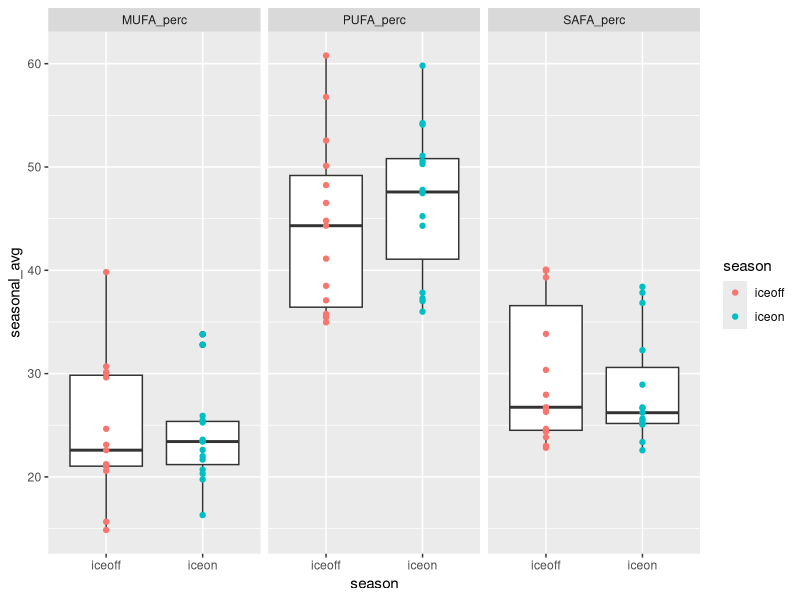
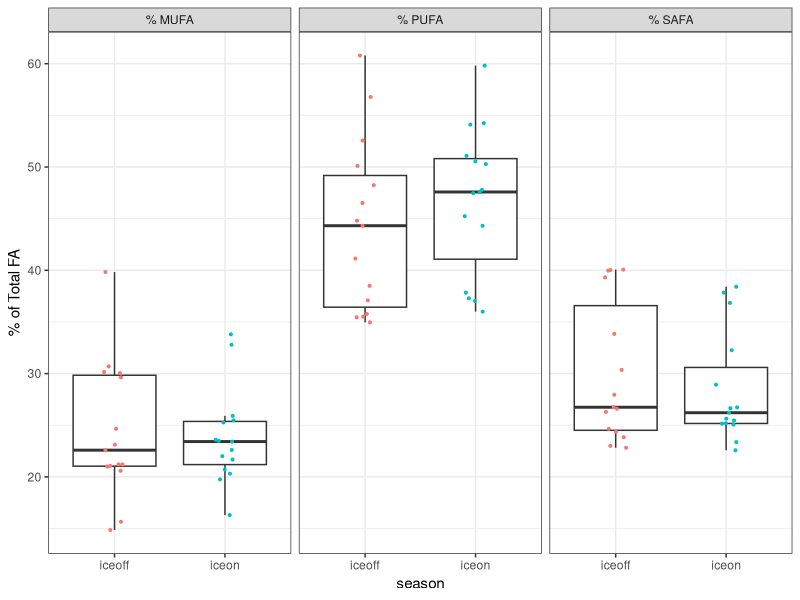

The R source for these figures, in order:
# Script to look at fatty acids profile under ice vs summer stratification
# uses Hampton et al. ecology under lake ice dataset (ecology letters)
# and Galloway et al PLoS one paper fatty acid dataset

# ----> removes "other" phyto and finds new proportions

#libraries
library(dplyr)
library(reshape2)
library(tidyr)
library(ggplot2)

#===========================================================================
# ----> read in ecology under lake ice dataset and FA dataset
#===========================================================================

euli_orig <- read.csv("../Data/under_ice_data.csv", stringsAsFactors = FALSE)

fa_orig <- read.csv("../Data/PLoS_supp/S1_Dataset.csv", stringsAsFactors = FALSE)

#===========================================================================
# ----> wrangle ice phyto data
#===========================================================================

euli <- euli_orig %>% 
  #keep only columns of potential interest
  select(year, season, researcher, lakename, stationname, poolstation, lakeregloc, lakecountry,
         startday, startmonth, startyear, endday, endmonth, endyear,
         iceduration, fadata, avesecchidepth, avechla, 
         phytomethod, avephytomass, avephytocount,
         propchloro, propcrypto, propcyano, propdiatom, propdiatom, propotherphyto) %>% 
  #only interested when *not* all NA for phyto props
  filter(!(is.na(propchloro) & is.na(propcrypto) & is.na(propcyano) & 
           is.na(propdiatom) & is.na(propdiatom) & is.na(propotherphyto)))

#some lakes have multiple stations within lake
euli %>% 
  group_by(lakename) %>% 
  summarize(n = n_distinct(stationname)) %>% 
  filter(n > 1) %>% 
  as.data.frame()
#               lakename n
# 1 Blackstrap Reservoir 2
# 2     Lake Diefenbaker 3

euli %>% 
  group_by(lakename) %>% 
  summarize(n = n_distinct(poolstation)) %>% 
  as.data.frame() %>% 
  filter(n > 1)

#1:1 match lakename:poolstation
# filter(euli, lakename %in% c("Blackstrap Reservoir", "Lake Diefenbaker")) %>% select(lakename, stationname, poolstation)

#aggregate to lake/poolstation
euli_lakes_phytos <- euli %>% 
  #start by looking just at pytos, can circle back to incorporate snow/ice/secchi etc.
  select(year, season, lakename, poolstation, 
         propchloro, propcrypto, propcyano, propdiatom, propotherphyto) %>% 
  #group and aggregate
  group_by(lakename, poolstation, year, season) %>% 
  summarize(prop_chloro = mean(propchloro, na.rm = TRUE),
            prop_crypto = mean(propcrypto, na.rm = TRUE),
            prop_cyano = mean(propcyano, na.rm = TRUE),
            prop_diatom = mean(propdiatom, na.rm = TRUE),
            prop_other = mean(propotherphyto, na.rm = TRUE)) %>% 
  ungroup() %>% 
  as.data.frame()
  
summary(euli_lakes_phytos) #40 NA in crypto
str(euli_lakes_phytos) #205

#going to start by using only lakes with *NO NAs* for phytos
euli_phytos_complete <- euli_lakes_phytos %>% 
  filter(!(is.na(prop_chloro) | is.na(prop_crypto) | is.na(prop_cyano) | 
             is.na(prop_diatom) | is.na(prop_other)))
#158 obvs - only "complete" phyto profiles

#24 lakes in total
unique(euli_phytos_complete$lakename) 

#what's the temporal coverage?
#only want ones with matching iceon/iceoff
euli_phytos_complete %>% 
  group_by(lakename) %>% 
  summarize(seasons = n_distinct(season)) %>% 
  as.data.frame() %>% 
  arrange(seasons)

#identity lakes with both seasons per year
multi_seasons <- euli_phytos_complete %>% 
  group_by(lakename, year) %>% 
  summarize(seasons = n_distinct(season)) %>% 
  as.data.frame() %>% 
  arrange(seasons) %>% 
  filter(seasons > 1) %>% 
  mutate(lakeyear = paste(lakename, year, sep = "_"))

#keep only those lake/year/seasons
euli_phytos_complete_matching <- euli_phytos_complete %>% 
  mutate(lakeyear = paste(lakename, year, sep = "_")) %>% 
  filter(lakeyear %in% multi_seasons$lakeyear)

#make sure 1:1 match (i.e., iceon/iceoff in single year for lake - no missing pairs singles)
# euli_phytos_complete_matching %>% 
#   group_by(lakename, year) %>% 
#   summarize(n = n_distinct(season)) %>% 
#   filter(n != 2)
#correct

# filter(euli_phytos_complete, lakename == "Saanajarvi")
# filter(euli, lakename == "Saanajarvi")
#yep...being true to the data, we ignore Saanajarvi
#I think it's actually a goof in the euli data, 
#but moving forward without it...

#check out remaining
str(euli_phytos_complete_matching)
str(unique(euli_phytos_complete_matching$lakename)) 
#15 lakes

#temporal coverage
lake_years <- euli_phytos_complete_matching %>% 
  group_by(lakename) %>% 
  summarize(yrs = n_distinct(year)) %>% 
  arrange(yrs) %>% 
  as.data.frame()
#                lakename yrs
# 1  Blackstrap Reservoir   1
# 2   Broderick Reservoir   1
# 3      Lake Diefenbaker   1
# 4   Lake Santo Parmense   1
# 5     Lake Vanajanselka   1
# 6           Simoncouche   1
# 7      St. Denis Pond 1   1
# 8     St. Denis Pond 90   1
# 9  St. Denis Pond S5338   1
# 10  Lake Valkea-Kotinen   2
# 11             Lake 227   3
# 12             Lake 239   6
# 13      Scharmuetzelsee   9
# 14          Lake Monona  12
# 15         Lake Mendota  16

#may be interested in lakes with >= 3 years down the road
lake_years_3more <- filter(lake_years, yrs >= 3)

#make long to be equivalent to FA data
phytos_long <- euli_phytos_complete_matching %>% 
  select(-poolstation, -lakeyear) %>% 
  melt(id.vars = c("lakename", "year", "season")) %>% 
  rename(phyto_group = variable, prop = value)

#remove prop from group name
phytos_long$phyto_group <- gsub("prop_", "", phytos_long$phyto_group)

unique(phytos_long$phyto_group)
# "chloro"     "crypto"     "cyano"      "diatom"     "other"

#remove "other" phyto and find new total, then recalculate proportions
phyto_long_no_other <- phytos_long %>% 
  #remove "other" phyto group
  filter(phyto_group != "other") %>% 
  #for each lake/year/season (i.e. time point)
  group_by(lakename, year, season) %>% 
  #find new total proportion
  mutate(new_total = sum(prop),
         #find new proportion for phyto groups
         new_prop = prop/new_total) %>% 
  as.data.frame()

# summary(phyto_long_no_other)
# filter(phyto_long_no_other, new_total < 0.1)
# filter(phytos_long, phyto_group == "other" & prop > 0.5) %>% arrange(prop)

phyto_long_no_other <- phyto_long_no_other %>% 
  select(-prop, -new_total) %>% 
  rename(prop = new_prop)

#===========================================================================
# ----> wrangle FA data
#===========================================================================

fa <- fa_orig %>% 
  #only fresh water
  filter(Salinity == 0) %>% 
  #only proportional data
  filter(Data == "prop") %>% 
  #for now, don't care about experimental info
  select(Group, Class, Order, Genus, species,
         sumSAFA, sumMUFA, sumPUFA,
         c18.2w6, c18.3w6, c18.3w3,
         c18.4w3, c18.5w3, 
         c20.4w6, c20.5w3, c22.6w3)

unique(fa$Group)
# "Cyanobacteria" "Chlorophyta"   "Ochrophyta"    "Cryptophyta"   "Dinophyta"     "Euglenozoa"    "Rhodophyta"  

#crosswalk to match euli to FA
fa_equiv <- fa %>% 
  #crypto, chloro, cyano are direct matches
  mutate(fa_group = ifelse(Group == "Cryptophyta", "crypto", NA),
         fa_group = ifelse(Group == "Chlorophyta", "chloro", fa_group),
         fa_group = ifelse(Group == "Cyanobacteria", "cyano", fa_group),
         #diatoms are everything in these 3 classes in FA data
         fa_group = ifelse(Class %in% c("Bacillariophyceae", "Fragilariophyceae", "Coscinodiscophyceae"),
                           "diatom", fa_group))

# fa_equiv %>% 
#   select(Group, fa_group) %>% 
#   unique()
# 
# fa_equiv %>% 
#   select(Group, Class, fa_group) %>% 
#   unique()
#
# fa_equiv %>% group_by(fa_group) %>% summarize(n = n_distinct(Genus)) %>% as.data.frame()
#   fa_group  n
# 1   chloro 13
# 2   crypto  2
# 3    cyano 22
# 4   diatom  8
# 5     <NA> 11


#===========================================================================
# ----> aggregate FA data
#===========================================================================

#aggregate to level of fa_group (average)

fa_group_avgs <- fa_equiv %>% 
  group_by(fa_group) %>% 
  summarize(grp_avg_sumSAFA = mean(sumSAFA, na.rm = TRUE),
            grp_avg_sumMUFA = mean(sumMUFA, na.rm = TRUE),
            grp_avg_sumPUFA = mean(sumPUFA, na.rm = TRUE),
            grp_avg_c18.2w6 = mean(c18.2w6, na.rm = TRUE),
            grp_avg_c18.3w6 = mean(c18.3w6, na.rm = TRUE),
            grp_avg_c18.3w3 = mean(c18.3w3, na.rm = TRUE),
            grp_avg_c18.4w3 = mean(c18.4w3, na.rm = TRUE),
            grp_avg_c18.5w3 = mean(c18.5w3, na.rm = TRUE),
            grp_avg_c20.4w6 = mean(c20.4w6, na.rm = TRUE),
            grp_avg_c20.5w3 = mean(c20.5w3, na.rm = TRUE),
            grp_avg_c22.6w3 = mean(c22.6w3, na.rm = TRUE)) %>% 
  as.data.frame()

# fa_group_avgs

#===========================================================================
# ----> combine EULI and FA datasets
#===========================================================================

head(phyto_long_no_other) #lake, year, season, group, prop
head(fa_group_avgs) #group, FAs

#combine euli and FA - have group, proportion, and FA data
full_dat <- merge(phyto_long_no_other, fa_group_avgs, 
                  by.x = "phyto_group", by.y = "fa_group", 
                  all.x = TRUE)

# From LTER FA script:
# What we want is "what are the average proportions of SAFA, MUFA, PUFA 
# present in the community, irrespective of total biomass?" 
# (i.e. we know there is higher biomass in summer - the Circus Circus buffet)
# SH: pretty sure that what we want then is:(biomass_dry_weight * sumSAFA)/total dry weight
# This is already a proportion (biomass/total) so can do prop * FA

#weight data accordingly
full_dat_weighted <- full_dat %>% 
  #prop phyto (already biomass/total biomass) * prop FA
  mutate(sumSAFA_prop = grp_avg_sumSAFA * prop,
         sumMUFA_prop = grp_avg_sumMUFA * prop, 
         sumPUFA_prop = grp_avg_sumPUFA * prop,
         prop_c18.2w6 = grp_avg_c18.2w6 * prop,
         prop_c18.3w6 = grp_avg_c18.3w6 * prop,
         prop_c18.3w3 = grp_avg_c18.3w3 * prop,
         prop_c18.4w3 = grp_avg_c18.4w3 * prop,
         prop_c18.5w3 = grp_avg_c18.5w3 * prop,
         prop_c20.4w6 = grp_avg_c20.4w6 * prop,
         prop_c20.5w3 = grp_avg_c20.5w3 * prop,
         prop_c22.6w3 = grp_avg_c22.6w3 * prop) %>% 
  #keep only columns of interest
  #for now, only SAFA, MUFA, PUFA
  select(lakename, year, season, phyto_group, 
         sumSAFA_prop, sumMUFA_prop, sumPUFA_prop,
         prop_c18.2w6,prop_c18.3w6,  prop_c18.3w3,
         prop_c18.4w3, prop_c18.5w3,
         prop_c20.4w6, prop_c20.5w3, 
         prop_c22.6w3)

# full_dat_weighted %>%
#   group_by(lakename, year, season) %>%
#   summarize(totSAFA = sum(sumSAFA_prop, na.rm = TRUE),
#             totMUFA = sum(sumMUFA_prop, na.rm = TRUE),
#             totPUFA = sum(sumPUFA_prop, na.rm = TRUE),
#             total = totSAFA + totMUFA + totPUFA) %>%
#   as.data.frame() %>%
#   summary()


#sum within lake/time point (get community-level FA)
full_dat_weighted_comm <- full_dat_weighted %>% 
  group_by(lakename, year, season) %>% 
  #sum across phyto groups
  summarize(MUFA_perc = sum(sumMUFA_prop, na.rm = TRUE),
            PUFA_perc = sum(sumPUFA_prop, na.rm = TRUE),
            SAFA_perc = sum(sumSAFA_prop, na.rm = TRUE),
            perc_c18.2w6 = sum(prop_c18.2w6, na.rm = TRUE),
            perc_c18.3w6 = sum(prop_c18.3w6, na.rm = TRUE),
            perc_c18.3w3 = sum(prop_c18.3w3, na.rm = TRUE),
            perc_c18.4w3 = sum(prop_c18.4w3, na.rm = TRUE),
            perc_c18.5w3 = sum(prop_c18.5w3, na.rm = TRUE),
            perc_c20.4w6 = sum(prop_c20.4w6, na.rm = TRUE),
            perc_c20.5w3 = sum(prop_c20.5w3, na.rm = TRUE),
            perc_c22.6w3 = sum(prop_c22.6w3, na.rm = TRUE)) %>% 
  as.data.frame()

# full_dat_weighted_comm %>% 
#   mutate(total_FA = MUFA_perc + PUFA_perc + SAFA_perc) %>% 
#   summary()
#like above, ranges from ~97 to 99, good

#this format matches LTER_FA_20180217 
#(detailed look at lakes ME/MO)

head(full_dat_weighted_comm)

#write to csv for use in other scripts
write.csv(full_dat_weighted_comm, "../Data/EULI_lake_year_season_community_FAs.csv", row.names = FALSE)

#make a verion with one point per lake/season (aggregate across years)
#include standard deviation as measure of variance, as well as count
full_dat_weighted_comm_agg <- full_dat_weighted_comm %>% 
  group_by(lakename, season) %>% 
  #using __ so can separate later
  summarize(n_years = n_distinct(year),
            seasonal_avg__MUFA_perc = mean(MUFA_perc, na.rm = TRUE),
            sd__MUFA_perc = sd(MUFA_perc, na.rm = TRUE),
            seasonal_avg__PUFA_perc = mean(PUFA_perc, na.rm = TRUE),
            sd__PUFA_perc = sd(PUFA_perc, na.rm = TRUE),
            seasonal_avg__SAFA_perc = mean(SAFA_perc, na.rm = TRUE),
            sd__SAFA_perc = sd(SAFA_perc, na.rm = TRUE),
            
            seasonal_avg__c18.2w6 = mean(perc_c18.2w6, na.rm = TRUE),
            seasonal_avg__c18.3w6 = mean(perc_c18.3w6, na.rm = TRUE),
            seasonal_avg__c18.3w3 = mean(perc_c18.3w3, na.rm = TRUE),
            seasonal_avg__c18.4w3 = mean(perc_c18.4w3, na.rm = TRUE),
            seasonal_avg__c18.5w3 = mean(perc_c18.5w3, na.rm = TRUE),
            seasonal_avg__c20.4w6 = mean(perc_c20.4w6, na.rm = TRUE),
            seasonal_avg__c20.5w3 = mean(perc_c20.5w3, na.rm = TRUE),
            seasonal_avg__c22.6w3 = mean(perc_c22.6w3, na.rm = TRUE),
            
            sd__c18.2w6 = sd(perc_c18.2w6, na.rm = TRUE),
            sd__c18.3w6 = sd(perc_c18.3w6, na.rm = TRUE),
            sd__c18.3w3 = sd(perc_c18.3w3, na.rm = TRUE),
            sd__c18.4w3 = sd(perc_c18.4w3, na.rm = TRUE),
            sd__c18.5w3 = sd(perc_c18.5w3, na.rm = TRUE),
            sd__c20.4w6 = sd(perc_c20.4w6, na.rm = TRUE),
            sd__c20.5w3 = sd(perc_c20.5w3, na.rm = TRUE),
            sd__c22.6w3 = sd(perc_c22.6w3, na.rm = TRUE)) %>% 
  as.data.frame()

# full_dat_weighted_comm_agg %>% 
#   mutate(total_FA = seasonal_avg__MUFA_perc + seasonal_avg__PUFA_perc + seasonal_avg__SAFA_perc) %>% 
#   summary()

head(full_dat_weighted_comm_agg)

write.csv(full_dat_weighted_comm_agg, "../Data/EULI_lake_seasonal_community_FAs.csv", row.names = FALSE)


###########################
# Section started 2018 May 30, SP and MB
full_dat_weighted_comm_agg


full_dat_weighted_comm_ag_long <- melt(data = full_dat_weighted_comm_agg, 
     measure.vars = c("seasonal_avg__MUFA_perc","seasonal_avg__PUFA_perc","seasonal_avg__SAFA_perc"),
     id.vars = c("lakename","season","n_years"))

full_dat_weighted_comm_ag_long$variable<-as.character(full_dat_weighted_comm_ag_long$variable)
full_dat_weighted_comm_ag_long$variable[which(full_dat_weighted_comm_ag_long$variable=="seasonal_avg__MUFA_perc")]<-"% MUFA"
full_dat_weighted_comm_ag_long$variable[which(full_dat_weighted_comm_ag_long$variable=="seasonal_avg__PUFA_perc")]<-"% PUFA"
full_dat_weighted_comm_ag_long$variable[which(full_dat_weighted_comm_ag_long$variable=="seasonal_avg__SAFA_perc")]<-"% SAFA"



euli_onelake_oneseason_onevalue<-ggplot(data = full_dat_weighted_comm_ag_long, aes(x = season, y = value)) + 
  geom_boxplot(outlier.shape="") +
#  geom_point(aes(color = season)) + 
  geom_jitter(aes(color = season), width = 0.1,size=0.7) +  
  facet_wrap(~variable) +
  ylab('% of Total FA')+
  theme_bw()+
  theme(legend.position="none")

#png(filename = "../Figures/euli_onelake_oneseason_onevalue.png",width = 6, height = 6, units = "in", res = 500)
png(filename = "../Figures/euli_onelake_oneseason_onevalue.png",width = 4, height = 2.5, units = "in", res = 500)
euli_onelake_oneseason_onevalue
dev.off()

###########################

# checking for consistency with Labou aggregtion method??

dat_long_seasonal_points <- full_dat_weighted_comm_agg %>% 
  #make long
  melt(id.vars = c("lakename", "season", "n_years")) %>% 
  #split variable column name
  separate(variable, into = c("agg_type", "FA_type"), sep = "__") %>% 
  #make wide so have column for avg and sd
  dcast(lakename + season + n_years + FA_type ~ agg_type, value.var = "value")


ggplot(data = subset(dat_long_seasonal_points,dat_long_seasonal_points$FA_type %in% 
                       c("MUFA_perc","PUFA_perc","SAFA_perc")), aes(x = season, y = seasonal_avg)) + 
  geom_boxplot() + 
  geom_point(aes(color = season)) + 
  facet_wrap(~FA_type)


